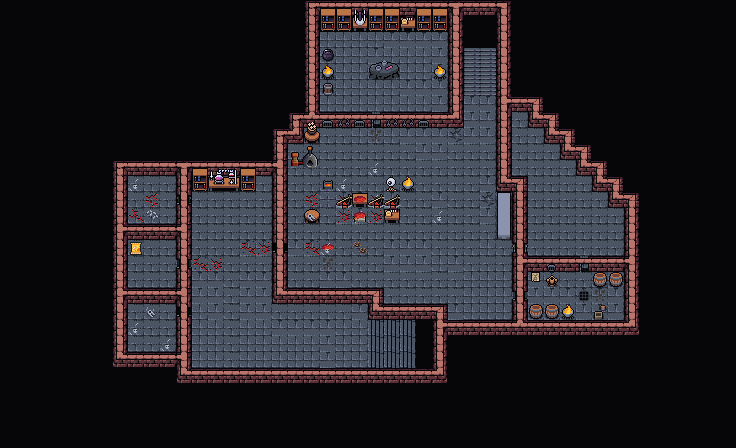

A 2D game scene composited from a Tiled map and its tileset images. What follows is a short description and the map's XML, with each tile layer's data collapsed to a summary:
An orthogonal 46x28 tile map with 16x16 px tiles, 7 tile layers (Collision, BackgroundSub, Background, Walls, ...), 6 tilesets and 30 objects (dialog).

<map version="1.10" tiledversion="1.10.1" orientation="orthogonal" renderorder="right-down" width="46" height="28" tilewidth="16" tileheight="16" infinite="0" nextlayerid="21" nextobjectid="208">
 <editorsettings>
  <export format="tmx" />
 </editorsettings>
 <properties>
  <property name="canFailDungeon" type="bool" value="true" />
  <property name="respawnEnemies" type="bool" value="true" />
 </properties>
 <tileset firstgid="1" source="../../tileset/main.tsx" />
 <tileset firstgid="10113" source="../../tileset/buildings.tsx" />
 <tileset firstgid="11905" source="../../tileset/buildings-nocollide.tsx" />
 <tileset firstgid="13697" source="../../tileset/main-nocollide.tsx" />
 <tileset firstgid="23809" source="../../tileset/dungeon/DarkAbbeyTiles.tsx" />
 <tileset firstgid="23839" source="../../tileset/dungeon/dungeon_bis.tsx" />
 <layer id="17" name="Collision" width="46" height="28">
  <data>[1288 cells, 399 non-empty, 6 distinct tile ids]</data>
 </layer>
 <layer id="18" name="BackgroundSub" width="46" height="28">
  <data>[1288 cells, 14 non-empty, 2 distinct tile ids]</data>
 </layer>
 <layer id="13" name="Background" width="46" height="28">
  <data>[1288 cells, 782 non-empty, 30 distinct tile ids]</data>
 </layer>
 <layer id="15" name="Walls" width="46" height="28">
  <data>[1288 cells, 83 non-empty, 20 distinct tile ids]</data>
 </layer>
 <layer id="16" name="Clutter" width="46" height="28">
  <data>[1288 cells, 74 non-empty, 44 distinct tile ids]</data>
 </layer>
 <layer id="19" name="HighestLayer" width="46" height="28">
  <properties>
   <property name="spriteLayer" type="bool" value="true" />
  </properties>
  <data>[1288 cells, 223 non-empty, 32 distinct tile ids]</data>
 </layer>
 <layer id="20" name="AboveSprites" width="46" height="28">
  <data>[1288 cells, 5 non-empty, 2 distinct tile ids]</data>
 </layer>
 <objectgroup id="12" name="Objects" opacity="0.9" offsetx="2.65789" offsety="6.89474">
  <object id="114" template="../../obj/entry_up.tx" x="364.676" y="361.886" width="67" height="50">
   <properties>
    <property name="direction" value="right" />
    <property name="teleport" value="../common/maps/map/tibalt/tibalt_f2.tmx" />
    <property name="teleportObjectId" value="144" />
   </properties>
  </object>
  <object id="115" template="../../obj/gold.tx" x="525.88" y="209.537" />
  <object id="117" template="../../obj/enemy.tx" x="143.319" y="265.121">
   <properties>
    <property name="displayNameOverride" value="Prisoner" />
    <property name="enemy" value="Farmer" />
    <property name="threatRange" type="int" value="0" />
   </properties>
  </object>
  <object id="119" template="../../obj/enemy.tx" x="348.532" y="174.94">
   <properties>
    <property name="defeatDialog">[
	{
		"text": "The Torturer unleashes a shrill scream as he falls unto the ground. His blood mixes with that of his tortured victims, you see the red barrier disappear. The way to Tibalt's chambers is open",
		"options": [
			{
				"name": "(Continue)",
				"action": [
					{ "deleteMapObject": 201 },
					{ "deleteMapObject": -1 }
				]
			}
		]
	}
]</property>
    <property name="displayNameOverride" value="Tibalt's Pet Torturer" />
    <property name="effect">{ "startBattleWithCard": [ "Phyrexian Arena","Xander's Wake"]
}</property>
    <property name="enemy" value="Torturer" />
    <property name="reward">[
  {
    "type": "item",
    "probability": 1,
    "count": 1,
    "itemName": "Torturer's Key"
  }
]
</property>
    <property name="spawn.Hard" type="bool" value="true" />
    <property name="speedModifier" type="float" value="15" />
    <property name="threatRange" type="int" value="50" />
   </properties>
  </object>
  <object id="136" template="../../obj/enemy.tx" x="399.524" y="258.907">
   <properties>
    <property name="enemy" value="Horror of Tibalt" />
    <property name="threatRange" type="int" value="40" />
    <property name="waypoints" value="196,185" />
   </properties>
  </object>
  <object id="141" template="../../obj/treasure.tx" x="509.503" y="120.175">
   <properties>
    <property name="reward">[{
  "type": "randomCard",
  "count": 1,
  "rarity": [ "rare", "mythic rare" ],
  "colors": [ "colorID" ]
},{
  "type": "randomCard",
  "count": 4,
  "rarity": [ "uncommon" ],
  "addMaxCount": 2
}]</property>
    <property name="spawn.Hard" type="bool" value="false" />
   </properties>
  </object>
  <object id="150" template="../../obj/enemy.tx" x="378.676" y="44.1053">
   <properties>
    <property name="enemy" value="Necromancer" />
    <property name="spawn.Hard" type="bool" value="true" />
    <property name="threatRange" type="int" value="60" />
    <property name="waypoints" value="182,181" />
   </properties>
  </object>
  <object id="168" template="../../obj/gold.tx" x="525.509" y="246.272" />
  <object id="169" template="../../obj/gold.tx" x="540.009" y="209.938" />
  <object id="170" template="../../obj/gold.tx" x="525.175" y="231.605" />
  <object id="171" template="../../obj/gold.tx" x="538.509" y="246.772" />
  <object id="172" template="../../obj/manashards.tx" x="317.675" y="40.7719" />
  <object id="173" template="../../obj/manashards.tx" x="476.009" y="179.438" />
  <object id="174" template="../../obj/manashards.tx" x="511.009" y="169.105" />
  <object id="178" template="../../obj/enemy.tx" x="208.676" y="256.439">
   <properties>
    <property name="enemy" value="Devil of Tibalt" />
    <property name="threatRange" type="int" value="40" />
    <property name="waypoints" value="187,193,195,193" />
   </properties>
  </object>
  <object id="179" template="../../obj/booster.tx" x="511.009" y="148.772">
   <properties>
    <property name="reward">[
  {
    "editions": [ "ISD" ],
    "type": "card",
    "count": 10,
    "rarity": [ "Common" ]
  },
  {
    "editions": [ "ISD" ],
    "type": "card",
    "count": 3,
    "rarity": [ "Uncommon" ]
  },
  {
    "editions": [ "ISD" ],
    "type": "card",
    "count": 3,
    "rarity": [ "Rare", "Mythic Rare" ]
  }
]
</property>
   </properties>
  </object>
  <object id="181" template="../../obj/waypoint.tx" x="426.342" y="46.1053" />
  <object id="182" template="../../obj/waypoint.tx" x="335.342" y="43.4386" />
  <object id="185" template="../../obj/waypoint.tx" x="486.342" y="253.772" />
  <object id="187" template="../../obj/waypoint.tx" x="218.676" y="204.438" />
  <object id="193" template="../../obj/waypoint.tx" x="213.009" y="353.438" />
  <object id="195" template="../../obj/waypoint.tx" x="310.676" y="353.439" />
  <object id="196" template="../../obj/waypoint.tx" x="316.675" y="256.105" />
  <object id="198" template="../../obj/door_up.tx" x="461.105" y="86.8501" width="32.7127" height="80.0112" rotation="359.74">
   <properties>
    <property name="direction" value="down" />
    <property name="teleport" value="../common/maps/map/tibalt/tibalt_f4.tmx" />
    <property name="teleportObjectId" value="170" />
   </properties>
  </object>
  <object id="201" name="Ward" type="dialog" gid="23816" x="461.029" y="123.772" width="35.6276" height="16">
   <properties>
    <property name="dialog">[{
    "text":"A translucent, shimmering red field blocks your path. An ancient Evil is lurking in these crypts, preventing you from entering the room in front of you ...",
    "options":[
    { "name":"Leave." } 
    ]
}]</property>
   </properties>
  </object>
  </objectgroup>
</map>
<!-- 5 of 30 objects omitted -->
